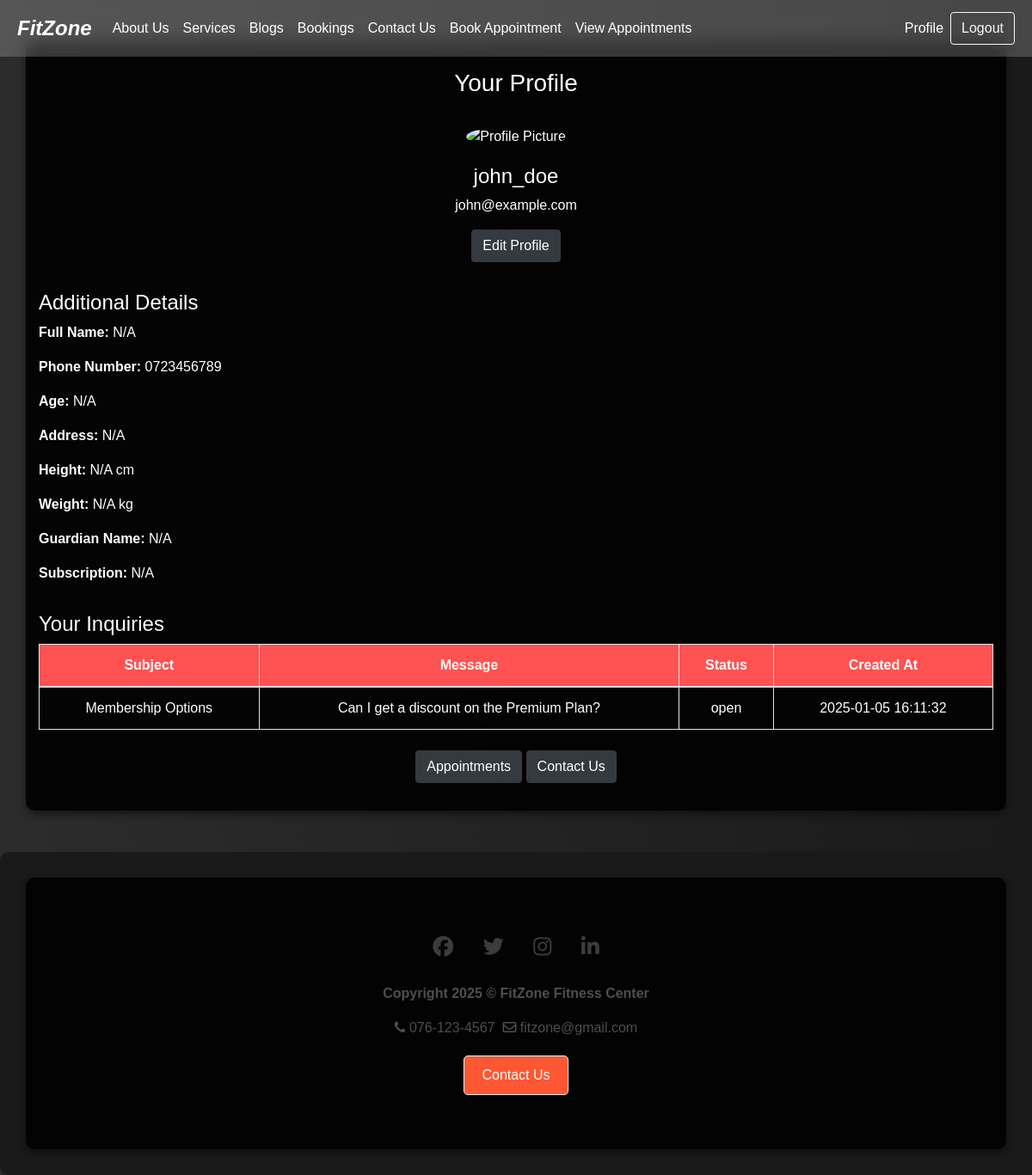
The app's page /profile.php (signed in) with its own data.
### tables this page shows
CREATE TABLE IF NOT EXISTS users (
    user_id INT AUTO_INCREMENT PRIMARY KEY,
    username VARCHAR(50) NOT NULL UNIQUE,
    password_hash VARCHAR(255) NOT NULL,
    email VARCHAR(100) NOT NULL UNIQUE,
    phone_number VARCHAR(15),
    role ENUM('customer', 'staff', 'admin') NOT NULL DEFAULT 'customer',
    age INT NULL,
    address VARCHAR(255) NULL,
    height DECIMAL(5, 2) NULL,
    weight DECIMAL(5, 2) NULL,
    guardian_name VARCHAR(255) NULL,
    fullname VARCHAR(255) NULL,
    image_url VARCHAR(255) NULL,
    subscription ENUM('basic', 'standard', 'premium') NULL,
    created_at TIMESTAMP DEFAULT CURRENT_TIMESTAMP
);

CREATE TABLE IF NOT EXISTS inquiries (
    inquiry_id INT AUTO_INCREMENT PRIMARY KEY,
    user_id INT,
    subject VARCHAR(255) NOT NULL,
    message TEXT NOT NULL,
    response TEXT,
    status ENUM('open', 'closed') DEFAULT 'open',
    FOREIGN KEY (user_id) REFERENCES users(user_id)
        ON DELETE SET NULL
        ON UPDATE CASCADE,
    created_at TIMESTAMP DEFAULT CURRENT_TIMESTAMP
);

### profile.php (the view, shortened to what this page needs)
<?php
require "includes/dbh.inc.php";
$user_id = $_SESSION['user_id'];
$sql = "SELECT * FROM users WHERE user_id = ?";
$stmt = $conn->prepare($sql);
$stmt->bind_param("i", $user_id);
$stmt->execute();
$user_result = $stmt->get_result();
$user = $user_result->fetch_assoc();
$inquiries_sql = "SELECT * FROM inquiries WHERE user_id = ? ORDER BY created_at DESC";
$stmt = $conn->prepare($inquiries_sql);
$stmt->bind_param("i", $user_id);
$stmt->execute();
$inquiries_result = $stmt->get_result();
?>
<!DOCTYPE html>
<html lang="en">
<head>
    <link rel="stylesheet" href="https://stackpath.bootstrapcdn.com/bootstrap/4.5.2/css/bootstrap.min.css">
</head>
<body>
    <?php require "header.php"; ?>
    <div class="container my-5">
        <h3 class="text-center">Your Profile</h3>
        <hr>
        <div class="details-section">
            <div class="text-center">
                <img src="<?php echo htmlspecialchars($user['image_url'] ?? 'img/default-profile.png'); ?>"
                     alt="Profile Picture"
                     class="rounded-circle"
                     style="width: 150px; height: 150px; object-fit: cover; margin-bottom: 20px;">
                <h4><?php echo htmlspecialchars($user['username']); ?></h4>
                <p><?php echo htmlspecialchars($user['email']); ?></p>
                <button class="btn btn-dark" onclick="toggleEditForm()">Edit Profile</button>
            </div>
            <hr>
            <h4>Additional Details</h4>
            <p><strong>Full Name:</strong> <?php echo htmlspecialchars($user['fullname'] ?? 'N/A'); ?></p>
            <p><strong>Phone Number:</strong> <?php echo htmlspecialchars($user['phone_number'] ?? 'N/A'); ?></p>
            <p><strong>Age:</strong> <?php echo htmlspecialchars($user['age'] ?? 'N/A'); ?></p>
            <p><strong>Address:</strong> <?php echo htmlspecialchars($user['address'] ?? 'N/A'); ?></p>
            <p><strong>Height:</strong> <?php echo htmlspecialchars($user['height'] ?? 'N/A'); ?> cm</p>
            <p><strong>Weight:</strong> <?php echo htmlspecialchars($user['weight'] ?? 'N/A'); ?> kg</p>
            <p><strong>Guardian Name:</strong> <?php echo htmlspecialchars($user['guardian_name'] ?? 'N/A'); ?></p>
            <p><strong>Subscription:</strong> <?php echo htmlspecialchars($user['subscription'] ?? 'N/A'); ?></p>
        </div>
        <hr>
        <h4>Your Inquiries</h4>
        <?php if ($inquiries_result->num_rows > 0): ?>
            <table class="table table-hover table-bordered text-center">
                <thead>
                    <tr>
                        <th>Subject</th>
                        <th>Message</th>
                        <th>Status</th>
                        <th>Created At</th>
                    </tr>
                </thead>
                <tbody>
                    <?php while ($inquiry = $inquiries_result->fetch_assoc()): ?>
                        <tr>
                            <td><?php echo htmlspecialchars($inquiry['subject']); ?></td>
                            <td><?php echo htmlspecialchars($inquiry['message']); ?></td>
                            <td><?php echo htmlspecialchars($inquiry['status']); ?></td>
                            <td><?php echo htmlspecialchars($inquiry['created_at']); ?></td>
                        </tr>
                    <?php endwhile; ?>
                </tbody>
            </table>
        <?php else: ?>
            <p class="alert alert-danger text-center">No inquiries submitted yet.</p>
        <?php endif; ?>
        <div class="text-center mt-4">
            <a href="appointments.php" class="btn btn-dark">Appointments</a>
            <a href="contact.php" class="btn btn-dark">Contact Us</a>
        </div>
    </div>
</body>
</html>
<?php
require "footer.php";
?>

### css/style.css (style rules this page uses)
* { margin: 0; padding: 0; box-sizing: border-box; font-family: 'Arial', sans-serif; }
body { overflow-y: scroll; overflow-x: hidden; background: linear-gradient(to bottom, #333, #6e6e6e); }
h3 { text-shadow: 2px 1px rgba(0, 0, 0, 0.5); }
.text-center { text-align: center; }

### profile.php (style rules this page uses)
body { background: linear-gradient(to right, #2c2c2c, #1a1a1a); color: white; }
.container { background: rgba(0, 0, 0, 0.9); padding: 2rem; border-radius: 10px; box-shadow: 0 4px 8px rgba(0, 0, 0, 0.5); }
h3 { font-weight: bold; color: #ff5252; margin-top: 20px; }
.btn-danger, .btn-dark { background-color: #ff5252; border: none; }
.table { background: rgba(255, 255, 255, 0.05); border-radius: 10px; color: white; }
.table th { background-color: #ff5252; color: white; border: none; }

### header.php (style rules this page uses)
body { background: linear-gradient(to right, #2c2c2c, #1a1a1a); color: white; font-family: 'Arial', sans-serif; }

### records on screen
users: username "john_doe", email "john@example.com", fullname "N/A", phone_number "0723456789", age "N/A", address "N/A", height "N/A", weight "N/A", guardian_name "N/A", subscription "N/A"
inquiries: subject "Membership Options", message "Can I get a discount on the Premium Plan?", status "open", created_at "2025-01-05 16:11:32"
